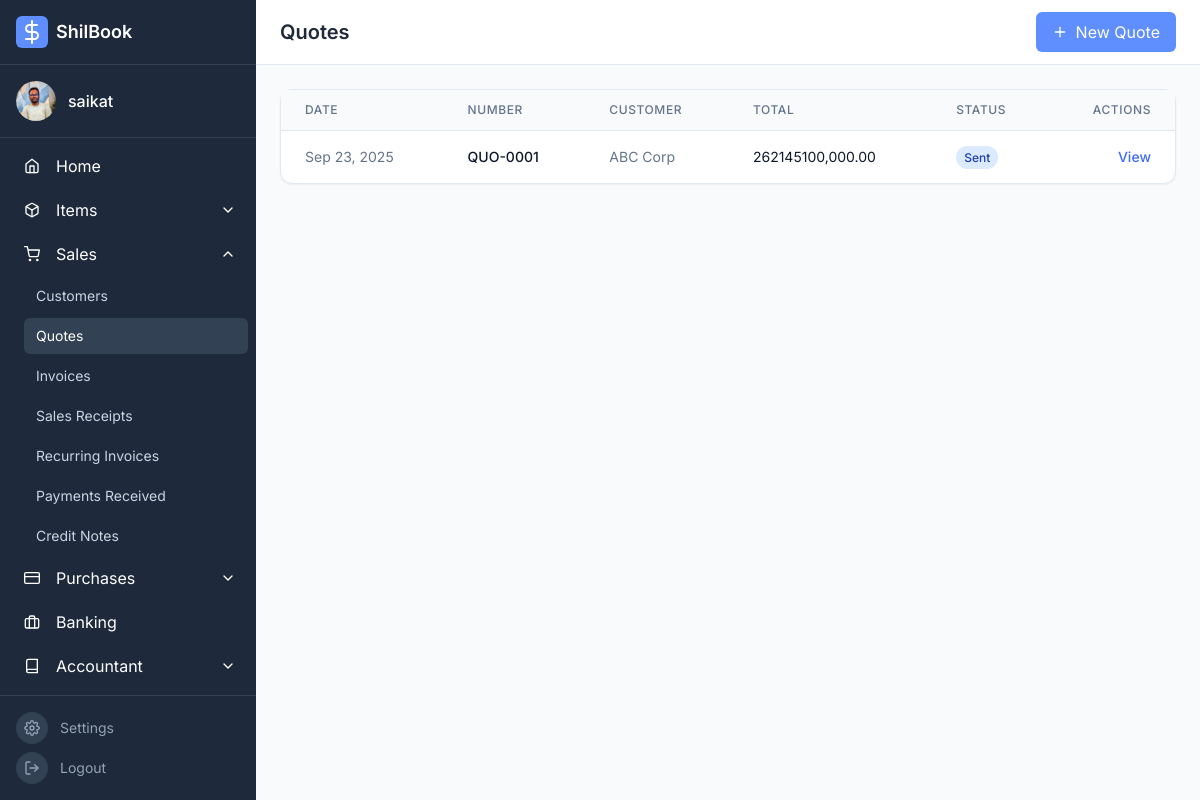
Page /sales/quotes/index.php (signed in) on the earlier database version.
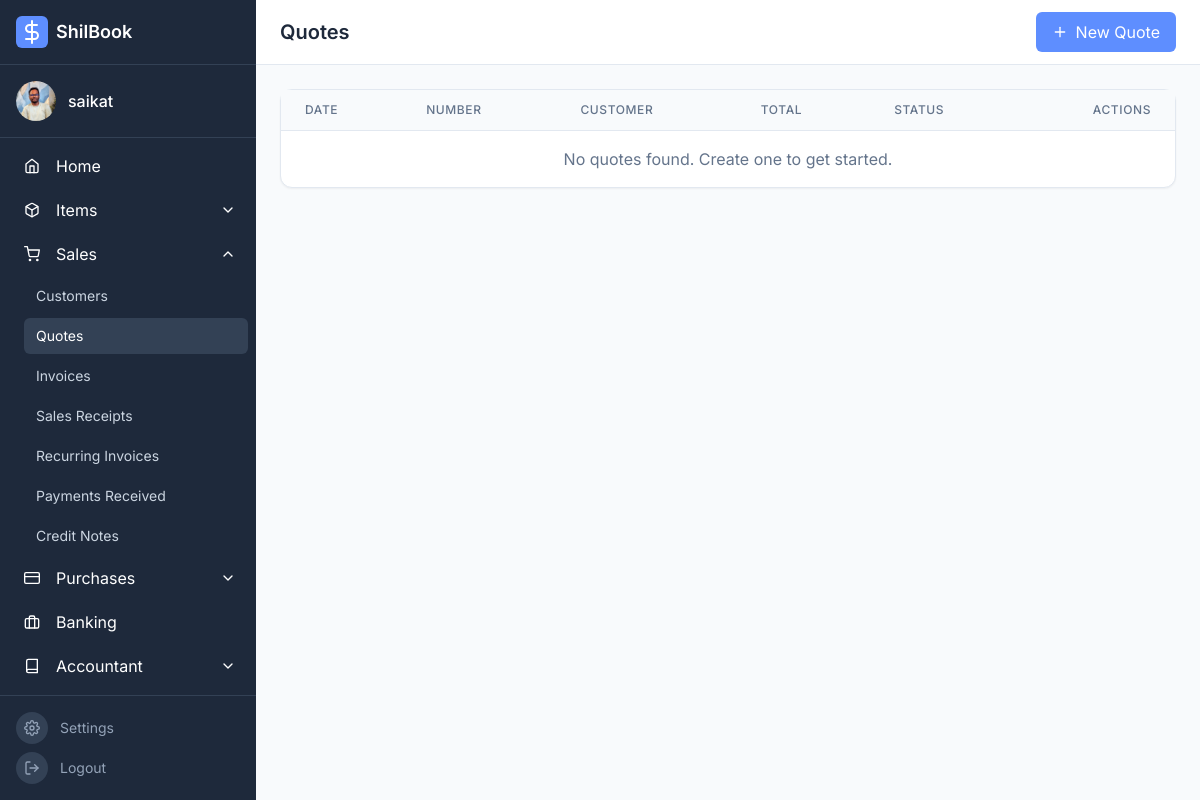
Same page on the later database version.
### tables this page shows
CREATE TABLE `quotes` (
  `id` int(11) NOT NULL,
  `user_id` int(11) NOT NULL,
  `customer_id` int(11) NOT NULL,
  `quote_number` varchar(255) NOT NULL,
  `quote_date` date NOT NULL,
  `expiry_date` date DEFAULT NULL,
  `tax_rate_id` int(11) DEFAULT NULL,
  `subtotal` decimal(10,2) NOT NULL DEFAULT 0.00,
  `tax` decimal(10,2) NOT NULL DEFAULT 0.00,
  `total` decimal(10,2) NOT NULL DEFAULT 0.00,
  `notes` text DEFAULT NULL,
  `status` enum('draft','sent','accepted','rejected') NOT NULL DEFAULT 'draft',
  `created_at` timestamp NOT NULL DEFAULT current_timestamp()
);

CREATE TABLE `customers` (
  `id` int(11) NOT NULL,
  `user_id` int(11) NOT NULL,
  `customer_type` enum('individual','company') NOT NULL DEFAULT 'individual',
  `name` varchar(255) NOT NULL,
  `contact_person` varchar(255) DEFAULT NULL,
  `email` varchar(255) DEFAULT NULL,
  `phone` varchar(50) DEFAULT NULL,
  `address` text DEFAULT NULL,
  `created_at` timestamp NOT NULL DEFAULT current_timestamp()
);

### sales/quotes/index.php (the view, shortened to what this page needs)
<?php
require_once '../../config.php';
$userId = $_SESSION['user_id'];
$sql = "SELECT q.*, c.name AS customer_name
        FROM quotes q
        JOIN customers c ON q.customer_id = c.id
        WHERE q.user_id = :user_id
        ORDER BY q.quote_date DESC";
$stmt = $pdo->prepare($sql);
$stmt->bindParam(':user_id', $userId, PDO::PARAM_INT);
$stmt->execute();
$quotes = $stmt->fetchAll(PDO::FETCH_ASSOC);
require_once '../../partials/header.php';
require_once '../../partials/sidebar.php';
function getStatusBadgeClass($status) {
    switch ($status) {
        case 'sent': return 'bg-blue-100 text-blue-800';
    }
}
?>
<div class="flex-1 flex flex-col overflow-hidden">
    <header class="bg-white border-b border-macgray-200 py-3 px-6 flex items-center justify-between">
        <h1 class="text-xl font-semibold text-macgray-800">Quotes</h1>
        <a href="<?php echo BASE_PATH; ?>sales/quotes/create.php" class="px-4 py-2 bg-macblue-500 text-white rounded-md hover:bg-macblue-600 transition-colors flex items-center space-x-2">
            <i data-feather="plus" class="w-4 h-4"></i>
            <span>New Quote</span>
        </a>
    </header>
    <main class="content-area flex-1 overflow-y-auto p-6 bg-macgray-50">
        <div class="max-w-7xl mx-auto">
            <div class="bg-white rounded-xl shadow-sm border border-macgray-200">
                <div class="overflow-x-auto">
                    <table class="min-w-full divide-y divide-macgray-200">
                        <thead class="bg-macgray-50">
                            <tr>
                                <th class="px-6 py-3 text-left text-xs font-medium text-macgray-500 uppercase tracking-wider">Date</th>
                                <th class="px-6 py-3 text-left text-xs font-medium text-macgray-500 uppercase tracking-wider">Number</th>
                                <th class="px-6 py-3 text-left text-xs font-medium text-macgray-500 uppercase tracking-wider">Customer</th>
                                <th class="px-6 py-3 text-left text-xs font-medium text-macgray-500 uppercase tracking-wider">Total</th>
                                <th class="px-6 py-3 text-left text-xs font-medium text-macgray-500 uppercase tracking-wider">Status</th>
                                <th class="px-6 py-3 text-right text-xs font-medium text-macgray-500 uppercase tracking-wider">Actions</th>
                            </tr>
                        </thead>
                        <tbody class="divide-y divide-macgray-200">
                            <?php if (empty($quotes)): ?>
                                <tr>
                                    <td colspan="6" class="px-6 py-4 text-center text-macgray-500">No quotes found. Create one to get started.</td>
                                </tr>
                            <?php else: ?>
                                <?php foreach ($quotes as $quote): ?>
                                    <tr>
                                        <td class="px-6 py-4 whitespace-nowrap text-sm text-macgray-500"><?php echo htmlspecialchars(date("M d, Y", strtotime($quote['quote_date']))); ?></td>
                                        <td class="px-6 py-4 whitespace-nowrap text-sm font-medium text-macgray-900"><?php echo htmlspecialchars($quote['quote_number']); ?></td>
                                        <td class="px-6 py-4 whitespace-nowrap text-sm text-macgray-500"><?php echo htmlspecialchars($quote['customer_name']); ?></td>
                                        <td class="px-6 py-4 whitespace-nowrap text-sm text-macgray-900"><?php echo CURRENCY_SYMBOL; ?><?php echo htmlspecialchars(number_format($quote['total'], 2)); ?></td>
                                        <td class="px-6 py-4 whitespace-nowrap text-sm">
                                            <span class="px-2 py-1 text-xs font-medium rounded-full <?php echo getStatusBadgeClass($quote['status']); ?>">
                                                <?php echo htmlspecialchars(ucfirst($quote['status'])); ?>
                                            </span>
                                        </td>
                                        <td class="px-6 py-4 whitespace-nowrap text-right text-sm font-medium">
                                            <a href="view.php?id=<?php echo $quote['id']; ?>" class="text-macblue-600 hover:text-macblue-900">View</a>
                                        </td>
                                    </tr>
                                <?php endforeach; ?>
                            <?php endif; ?>
                        </tbody>
                    </table>
                </div>
            </div>
        </div>
    </main>
</div>
<?php
require_once '../../partials/footer.php';
?>

Differences in the rows shown:
removed quotes: quote_date "Sep 23, 2025", quote_number "QUO-0001", customer.name "ABC Corp", total "100,000.00", status "Sent"
Other differences:
text now shown: "No quotes found. Create one to get started."
